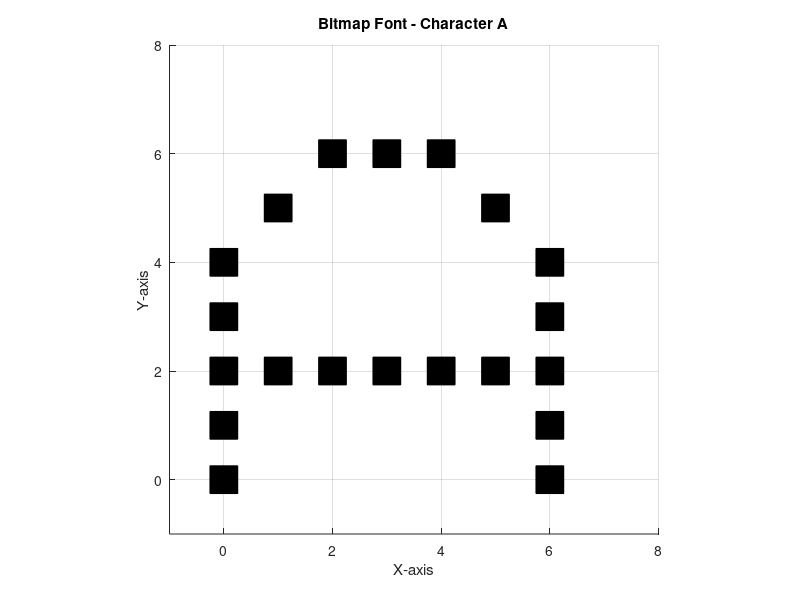

The MATLAB script that drew this image:
clc; clear; close all;

figure;
hold on;
grid on;
axis equal;
title('Bitmap Font - Character A');
xlabel('X-axis');
ylabel('Y-axis');
xlim([-1, 8]);
ylim([-1, 8]);

CHAR_A = [
    0, 0, 1, 1, 1, 0, 0;
    0, 1, 0, 0, 0, 1, 0;
    1, 0, 0, 0, 0, 0, 1;
    1, 0, 0, 0, 0, 0, 1;
    1, 1, 1, 1, 1, 1, 1;
    1, 0, 0, 0, 0, 0, 1;
    1, 0, 0, 0, 0, 0, 1
];

X_VALS = [];
Y_VALS = [];

[ROWS, COLS] = size(CHAR_A);
for Y = 1:ROWS
    for X = 1:COLS
        if CHAR_A(Y, X) == 1
            X_VALS = [X_VALS X-1];
            Y_VALS = [Y_VALS ROWS-Y];
        end
    end
end

plot(X_VALS, Y_VALS, 'ks', 'MarkerSize', 20, 'MarkerFaceColor', 'k');
